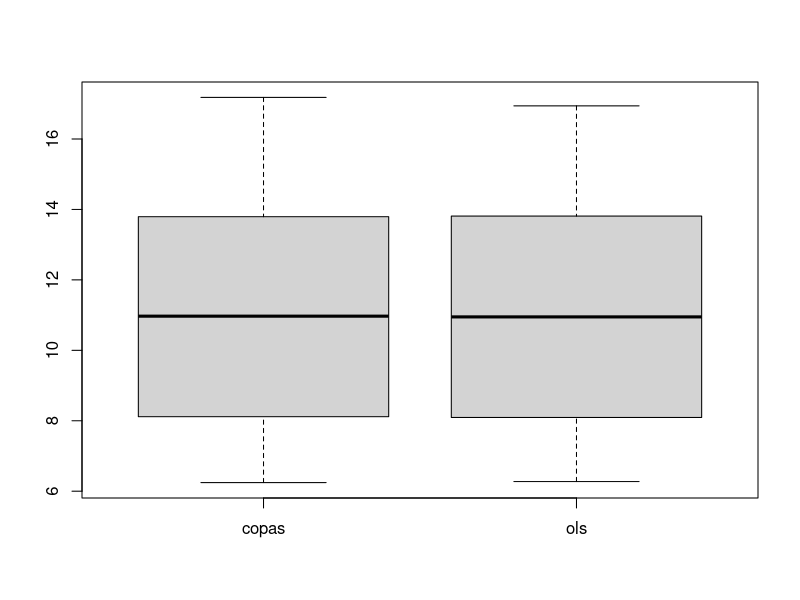
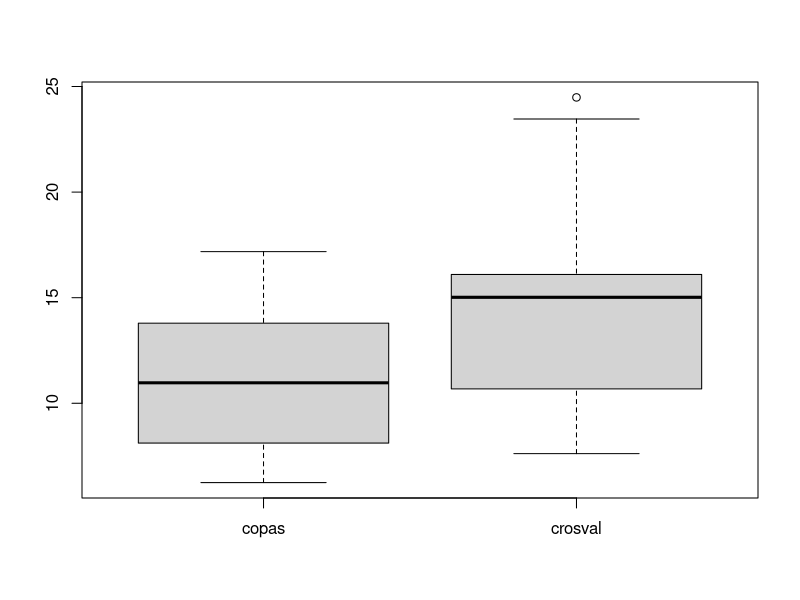

Write the R code that produced these figures, in order.
#### Ying Qiao
#### SID: 21412301
#### STAT 215B, Assignment 7, 4/19/2013

rm(list=ls())
require(MASS)

#### Test setup
# sizes
p <- 50
n <- 100
n.cs <- n * 0.8
n.vs <- n - n.cs
# parameters
alpha <- 0.1
beta <- sample(1:p,p) / 10
del2 <- 0.01^2 #NSR ols 0.1/copas 0.01/non-copas 0.2
sig2 <- del2 * sum(beta^2) * n.cs
# model
my.model <- function(x, a,b,K) a+K*crossprod(b,x)
  
## simulations
N.rep <- 10 #100 for test
PMSE<-list()
PMSE$ols <- rep(0, N.rep)
PMSE$copas <- rep(0, N.rep)
PMSE$crosval <- rep(0, N.rep)
K<-list()
K$copas <- rep(0, N.rep)
K$crosval <- rep(0, N.rep)

sig2hat <- rep(0, N.rep)
Vnorm <- rep(0, N.rep)
covXnorm <- rep(0, N.rep)


for (i in 1:N.rep){
#### Sample
# cov of X
r <- runif(1)
vi <- rep(1:p, each=p)
vj <- rep(1:p, p)
cov <- matrix(sapply(1:(p*p), function(i){r^(abs(vi[i]-vj[i]))}), nrow=p)
# CS
X.cs <- mvrnorm(n.cs, rep(0,p), cov)
X.cs <- t(t(X.cs)-colMeans(X.cs))
V <- 1/n.cs * crossprod(X.cs)
Vnorm[i] <- norm(V, 'F')
covXnorm[i] <- norm(cov(X.cs), 'F')

eps <- rnorm(n, mean=0, sd=sqrt(sig2)) #copas
# non-copas
#sd <- sqrt(sig2/30)
#eps <- rnorm(n/2, mean=-6*sd, sd=sd)
#eps <- c(eps, rnorm(n/2, mean=6*sd, sd=sd))

ii.cs <- sample(1:n, n.cs)
y.cs <- apply(X.cs, 1, my.model, a=alpha,b=beta,K=1) + eps[ii.cs]
# VS
X.vs <- mvrnorm(n.vs, rep(0,p), cov) # non-copas cov+diag(n.vs, r)
X.vs <- t(t(X.vs)-colMeans(X.vs))
y.vs <- apply(X.vs, 1, my.model, a=alpha,b=beta,K=1) + eps[-ii.cs]


#### Multiple linear regression on CS
# OLS
ols <- lm(y.cs ~ X.cs)
alpha.ols <- ols$coeff[1]
beta.ols <- ols$coeff[-1]

# K.hat (Copas 1983)
nu <- n.cs - (p+1)
sig2hat[i] <- sum((ols$res)^2)/nu
bVb <- t(beta.ols) %*% V %*% beta.ols
K$copas[i] <- 1 - (p-2)*sig2hat[i]*nu/(n.cs*(nu+2)*bVb)

# K.tide (cross validation)
k=n.cs
K.cv <- rep(0, k)
ids <- 1:n.cs
for (j in 1:k){
  # k-fold
  tt <- sample(ids, n.cs/k)
  Xcv <- X.cs[-tt, ]
  ycv <- y.cs[-tt]
  Xtt <- X.cs[tt, ]
  ytt <- y.cs[tt]
  ids <- ids[-tt]

  # fit
  mm <- lm(ycv ~ Xcv)
  a <- mm$coeff[1]
  b <- mm$coeff[-1]

  ytt.ols <- a + crossprod(b, Xtt)
  K.cv[j] <- abs(ytt/(ytt.ols - a))
  if (K.cv[j] > 1) K.cv[j] = 1
  ytt.cv <- a + K.cv[j]*crossprod(b, Xtt)
}
K$crosval[i] <- mean(K.cv)


# PMSE (VS)
y.ols <- apply(X.vs, 1, my.model, a=alpha.ols,b=beta.ols,K=1)
y.copas <- apply(X.vs, 1, my.model, a=alpha.ols,b=beta.ols,K=K$copas[i])
y.crosval <- apply(X.vs, 1, my.model, a=alpha.ols,b=beta.ols,K=K$crosval[i])
PMSE$ols[i] <- mean((y.vs - y.ols)^2)
PMSE$copas[i] <- mean((y.vs - y.copas)^2)
PMSE$crosval[i] <- mean((y.vs - y.crosval)^2)
}

#save(list=ls(), file='ols.Rdata')
#save(list=ls(), file='copas.Rdata')
#save(list=ls(), file='non-copas.Rdata')
#load('copas.Rdata')
#load('non-copas.Rdata')

PMSE <- data.frame(PMSE)
boxplot(PMSE$copas, PMSE$ols, names=names(PMSE)[c(2,1)])
t.test(PMSE$copas, PMSE$ols, alter = 'less')
boxplot(PMSE$copas, PMSE$crosval, names=names(PMSE)[c(2,3)])
t.test(PMSE$copas, PMSE$crosval, alter = 'less')
#t.test(PMSE$copas, PMSE$crosval, alter = 'greater') #non-copas

K <- data.frame(K)
colMeans(K)

######################
#check
######################
# randomness
#hist(X.cs)
#hist(eps, xlab='eps')

# sig2
#t.test(sig2hat, mu=sig2)

# V vs. cov
#t.test(Vnorm, covXnorm)
